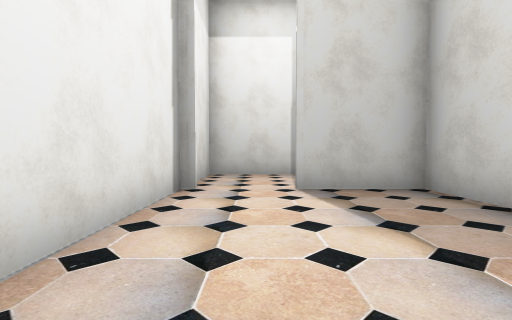
[1] (above)

19 first-person views from a walk through a 3-D level made in the Unity game engine. The camera is 1.4 m above the floor, tilts 2° down and sees 90° across. The floor is counted in squares, 2 m on a side. Each view is taken from the middle of a square. On the plan, view 1 faces up. The plan holds only what a view shows up to about 9 squares ahead; the rest is blank. The place goes on beyond the plan. The player character is not drawn. Some surface patterns are stand-ins.

[2]
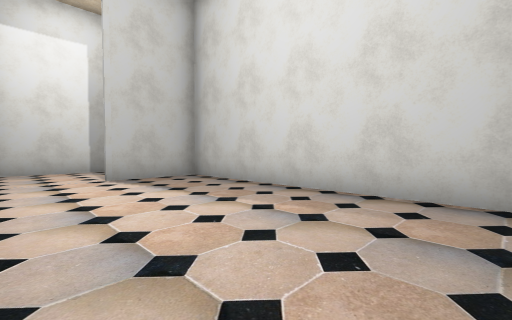

[3]
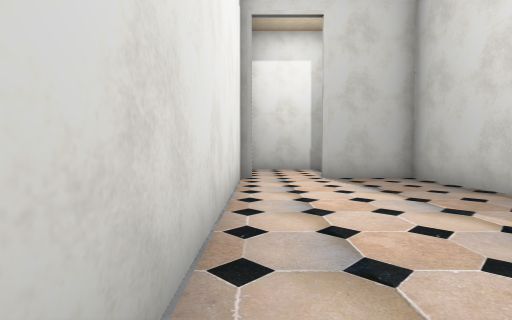

[4]
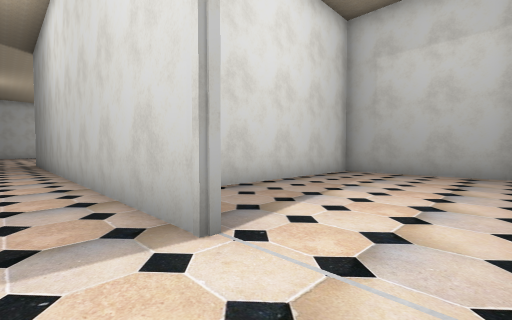

[5]
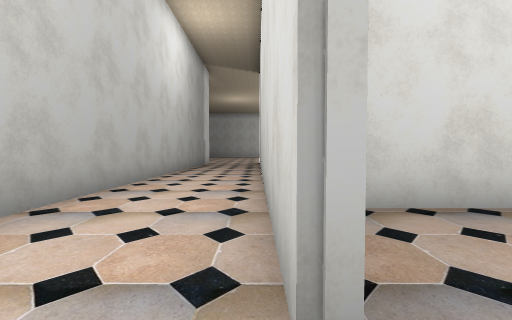

[6]
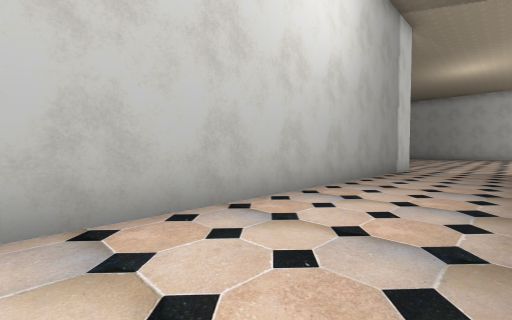

[7]
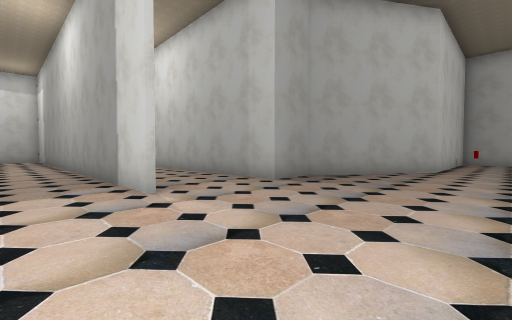

[8]
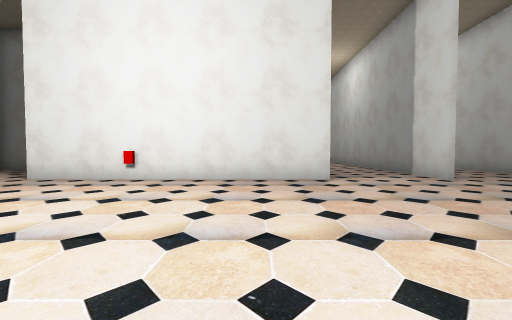

[9]
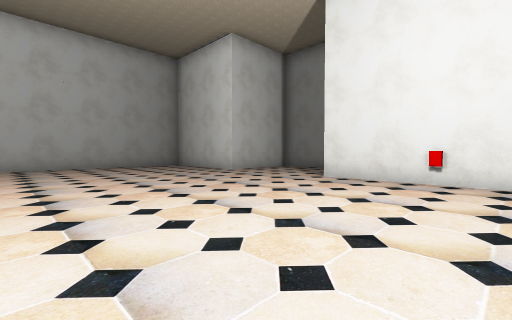

[10]
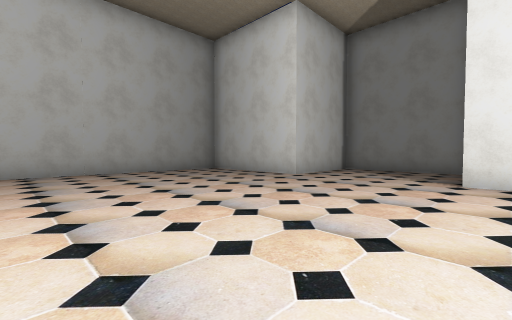

[11]
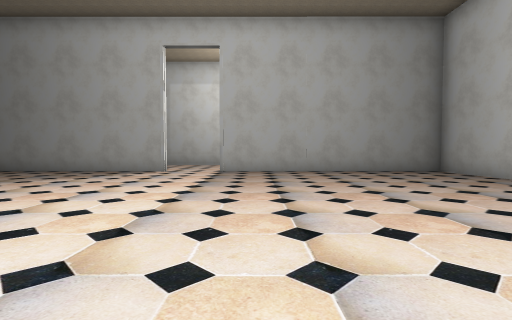

[12]
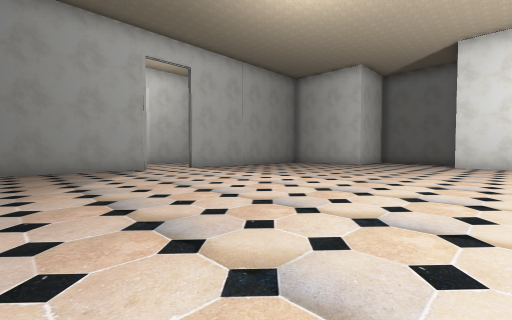

[13]
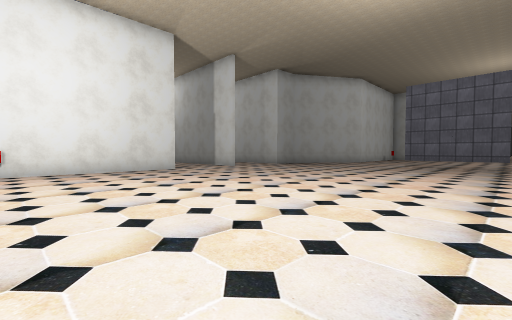

[14]
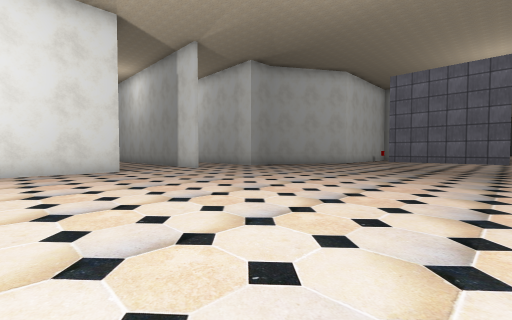

[15]
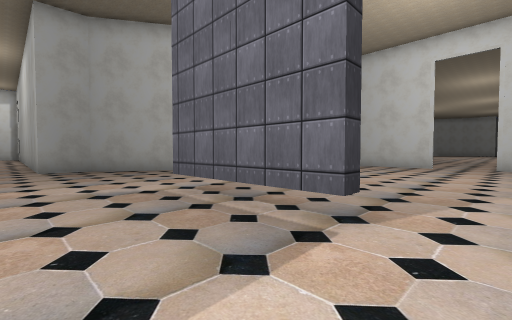

[16]
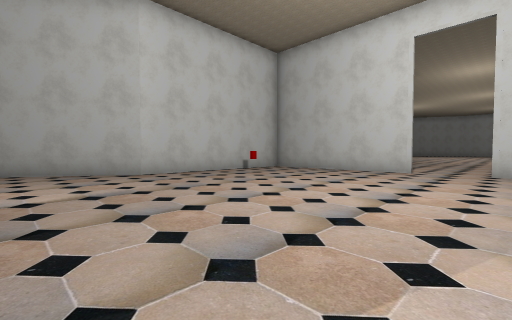

[17]
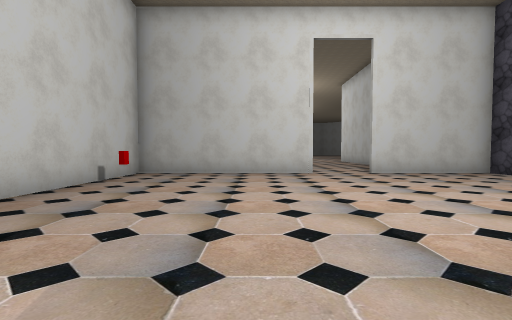

[18]
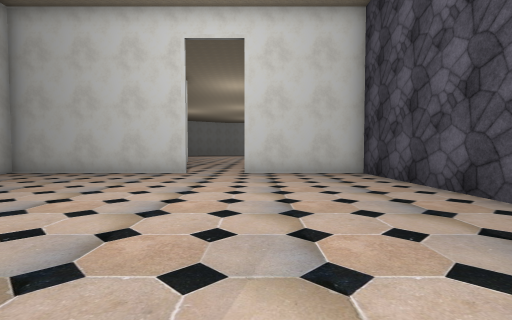

[19]
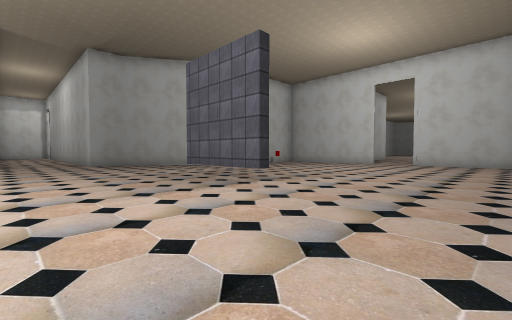

### Floor plan
Key: @ floor where view 1 was taken; # wall or solid block; . floor; T thing the floor can be seen under or through; O other object.
Columns run from 2 left of view 1 to 28 right of it. Each row starts with its distance up from view 1.
 24                          ..
 23                          ...
 22                    ######..####
 21                    #...........
 20                    #O..........
 19                    #...........
 18                    #...........
 17                    #...........
 16                   ##...........
 15                   #............
 14                  ##............
 13                  #.............
 12                 ##.....TTT.....
 11              ####..............
 10              ..................
  9               .................
  8 #################..............
  7 #..........................
  6 #..........................
  5 #..###.....................
  4 #....########   #..........
  3 #....#          #..........
  2 #....#          #..........
  1 #....#          #..........
  0 #.@..#          #O.........
 -1 #....#          #..............
 -2 #....#          #..............
 -3 ######       #.................
 -4              #.................
 -5              #.................
 -6               .................
 -7                ##..............
 -8                 #..............
 -9                 #..............
-10                 #..............
-11                 #########..####

Where each view was taken, in squares from view 1:
view 1: 0 up, 0 right, facing up
view 2: 2 down, 1 left, facing up-right
view 3: 2 down, 1 left, facing up
view 4: 6 up, 1 left, facing down-right
view 5: 5 up, 0 right, facing right
view 6: 5 up, 4 right, facing up-right
view 7: 6 up, 19 right, facing up-left
view 8: 3 up, 21 right, facing left
view 9: 1 up, 21 right, facing down-left
view 10: 2 down, 21 right, facing down-left
view 11: 2 down, 21 right, facing down
view 12: 1 down, 28 right, facing down-left
view 13: 0 up, 24 right, facing up-left
view 14: 2 up, 24 right, facing up-left
view 15: 10 up, 25 right, facing up-left
view 16: 13 up, 25 right, facing up-left
view 17: 14 up, 21 right, facing up
view 18: 14 up, 25 right, facing up
view 19: 8 up, 28 right, facing up-left
